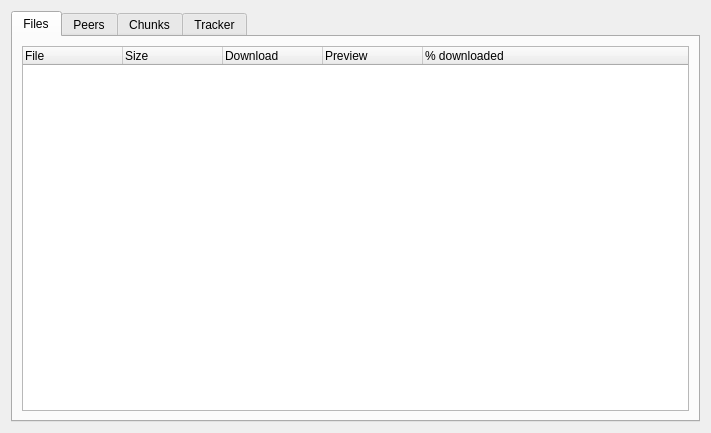
<ui version="4.0" >
 <class>Form</class>
 <widget class="QWidget" name="Form" >
  <property name="geometry" >
   <rect>
    <x>0</x>
    <y>0</y>
    <width>711</width>
    <height>433</height>
   </rect>
  </property>
  <property name="windowTitle" >
   <string>Form</string>
  </property>
  <layout class="QGridLayout" >
   <item row="0" column="0" >
    <widget class="QTabWidget" name="tabWidget" >
     <property name="currentIndex" >
      <number>0</number>
     </property>
     <widget class="QWidget" name="tab" >
      <attribute name="title" >
       <string>Files</string>
      </attribute>
      <layout class="QGridLayout" >
       <item row="0" column="0" >
        <widget class="QTreeWidget" name="filesTreeWidget" >
         <column>
          <property name="text" >
           <string>File</string>
          </property>
         </column>
         <column>
          <property name="text" >
           <string>Size</string>
          </property>
         </column>
         <column>
          <property name="text" >
           <string>Download</string>
          </property>
         </column>
         <column>
          <property name="text" >
           <string>Preview</string>
          </property>
         </column>
         <column>
          <property name="text" >
           <string>% downloaded</string>
          </property>
         </column>
        </widget>
       </item>
      </layout>
     </widget>
     <widget class="QWidget" name="tab_2" >
      <attribute name="title" >
       <string>Peers</string>
      </attribute>
      <layout class="QGridLayout" >
       <item row="0" column="0" >
        <widget class="QTreeWidget" name="peersTreeWidget" >
         <column>
          <property name="text" >
           <string>IP</string>
          </property>
         </column>
         <column>
          <property name="text" >
           <string>Country</string>
          </property>
         </column>
         <column>
          <property name="text" >
           <string>Client</string>
          </property>
         </column>
         <column>
          <property name="text" >
           <string>Download-Speed</string>
          </property>
         </column>
         <column>
          <property name="text" >
           <string>Upload-Speed</string>
          </property>
         </column>
         <column>
          <property name="text" >
           <string>New Column</string>
          </property>
         </column>
         <column>
          <property name="text" >
           <string>Downloaded</string>
          </property>
         </column>
         <column>
          <property name="text" >
           <string>Uploaded</string>
          </property>
         </column>
        </widget>
       </item>
      </layout>
     </widget>
     <widget class="QWidget" name="tab_3" >
      <attribute name="title" >
       <string>Chunks</string>
      </attribute>
      <layout class="QGridLayout" >
       <item row="2" column="0" >
        <widget class="QTreeWidget" name="chunkTreeWidget" >
         <column>
          <property name="text" >
           <string>Chunk</string>
          </property>
         </column>
         <column>
          <property name="text" >
           <string>Progress</string>
          </property>
         </column>
         <column>
          <property name="text" >
           <string>Peer</string>
          </property>
         </column>
         <column>
          <property name="text" >
           <string>Download-Speed</string>
          </property>
         </column>
        </widget>
       </item>
       <item row="0" column="0" >
        <layout class="QHBoxLayout" >
         <item>
          <widget class="QLabel" name="label_10" >
           <property name="sizePolicy" >
            <sizepolicy vsizetype="Preferred" hsizetype="Maximum" >
             <horstretch>0</horstretch>
             <verstretch>0</verstretch>
            </sizepolicy>
           </property>
           <property name="text" >
            <string>Total:</string>
           </property>
          </widget>
         </item>
         <item>
          <widget class="QLabel" name="totalChunksLabel" >
           <property name="sizePolicy" >
            <sizepolicy vsizetype="Preferred" hsizetype="Maximum" >
             <horstretch>0</horstretch>
             <verstretch>0</verstretch>
            </sizepolicy>
           </property>
           <property name="text" >
            <string>&lt;n></string>
           </property>
          </widget>
         </item>
         <item>
          <widget class="QLabel" name="label_8" >
           <property name="sizePolicy" >
            <sizepolicy vsizetype="Preferred" hsizetype="Maximum" >
             <horstretch>0</horstretch>
             <verstretch>0</verstretch>
            </sizepolicy>
           </property>
           <property name="text" >
            <string>Downloading:</string>
           </property>
          </widget>
         </item>
         <item>
          <widget class="QLabel" name="downloadingChunksLabel" >
           <property name="sizePolicy" >
            <sizepolicy vsizetype="Preferred" hsizetype="Maximum" >
             <horstretch>0</horstretch>
             <verstretch>0</verstretch>
            </sizepolicy>
           </property>
           <property name="text" >
            <string>&lt;n></string>
           </property>
          </widget>
         </item>
         <item>
          <widget class="QLabel" name="label_6" >
           <property name="sizePolicy" >
            <sizepolicy vsizetype="Preferred" hsizetype="Maximum" >
             <horstretch>0</horstretch>
             <verstretch>0</verstretch>
            </sizepolicy>
           </property>
           <property name="text" >
            <string>Downloaded:</string>
           </property>
          </widget>
         </item>
         <item>
          <widget class="QLabel" name="downloadedChunksLabel" >
           <property name="sizePolicy" >
            <sizepolicy vsizetype="Preferred" hsizetype="Maximum" >
             <horstretch>0</horstretch>
             <verstretch>0</verstretch>
            </sizepolicy>
           </property>
           <property name="text" >
            <string>&lt;n></string>
           </property>
          </widget>
         </item>
         <item>
          <widget class="QLabel" name="label_4" >
           <property name="sizePolicy" >
            <sizepolicy vsizetype="Preferred" hsizetype="Maximum" >
             <horstretch>0</horstretch>
             <verstretch>0</verstretch>
            </sizepolicy>
           </property>
           <property name="text" >
            <string>Excluded:</string>
           </property>
          </widget>
         </item>
         <item>
          <widget class="QLabel" name="excludedChunksLabel" >
           <property name="sizePolicy" >
            <sizepolicy vsizetype="Preferred" hsizetype="Maximum" >
             <horstretch>0</horstretch>
             <verstretch>0</verstretch>
            </sizepolicy>
           </property>
           <property name="text" >
            <string>&lt;n></string>
           </property>
          </widget>
         </item>
         <item>
          <widget class="QLabel" name="label_2" >
           <property name="sizePolicy" >
            <sizepolicy vsizetype="Preferred" hsizetype="Maximum" >
             <horstretch>0</horstretch>
             <verstretch>0</verstretch>
            </sizepolicy>
           </property>
           <property name="text" >
            <string>To Download:</string>
           </property>
          </widget>
         </item>
         <item>
          <widget class="QLabel" name="todownloadChunksLabel" >
           <property name="sizePolicy" >
            <sizepolicy vsizetype="Preferred" hsizetype="Maximum" >
             <horstretch>0</horstretch>
             <verstretch>0</verstretch>
            </sizepolicy>
           </property>
           <property name="text" >
            <string>&lt;n></string>
           </property>
          </widget>
         </item>
         <item>
          <widget class="QLabel" name="label_11" >
           <property name="sizePolicy" >
            <sizepolicy vsizetype="Preferred" hsizetype="Maximum" >
             <horstretch>0</horstretch>
             <verstretch>0</verstretch>
            </sizepolicy>
           </property>
           <property name="text" >
            <string>Size:</string>
           </property>
          </widget>
         </item>
         <item>
          <widget class="QLabel" name="sizeChunkLabel" >
           <property name="sizePolicy" >
            <sizepolicy vsizetype="Preferred" hsizetype="Maximum" >
             <horstretch>0</horstretch>
             <verstretch>0</verstretch>
            </sizepolicy>
           </property>
           <property name="text" >
            <string>&lt;n></string>
           </property>
          </widget>
         </item>
        </layout>
       </item>
      </layout>
     </widget>
     <widget class="QWidget" name="tab_4" >
      <attribute name="title" >
       <string>Tracker</string>
      </attribute>
      <layout class="QGridLayout" >
       <item row="0" column="0" >
        <widget class="QListWidget" name="trackerList" />
       </item>
       <item row="2" column="0" >
        <layout class="QHBoxLayout" >
         <item>
          <widget class="QPushButton" name="addTrackerButton" >
           <property name="text" >
            <string>Add Tracker...</string>
           </property>
          </widget>
         </item>
         <item>
          <widget class="QPushButton" name="actualizeTrackerButton" >
           <property name="text" >
            <string>Actualize Tracker</string>
           </property>
          </widget>
         </item>
         <item>
          <widget class="QPushButton" name="deleteTrackerButton" >
           <property name="text" >
            <string>Delete Tracker</string>
           </property>
          </widget>
         </item>
         <item>
          <widget class="QPushButton" name="changeTrackerButton" >
           <property name="text" >
            <string>Change Tracker</string>
           </property>
          </widget>
         </item>
        </layout>
       </item>
      </layout>
     </widget>
    </widget>
   </item>
  </layout>
 </widget>
 <resources/>
 <connections/>
</ui>
